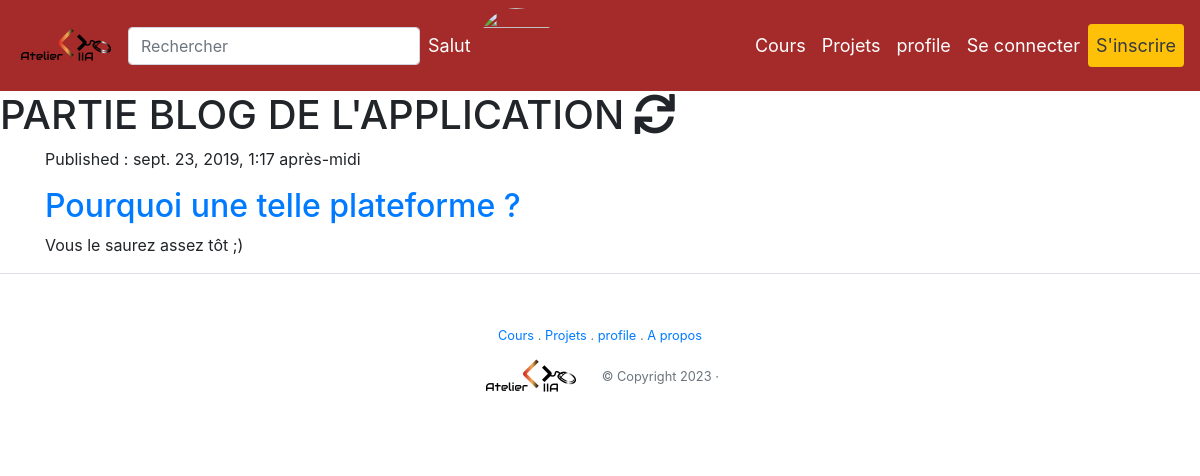
The page /blog/ on the database as committed earlier.
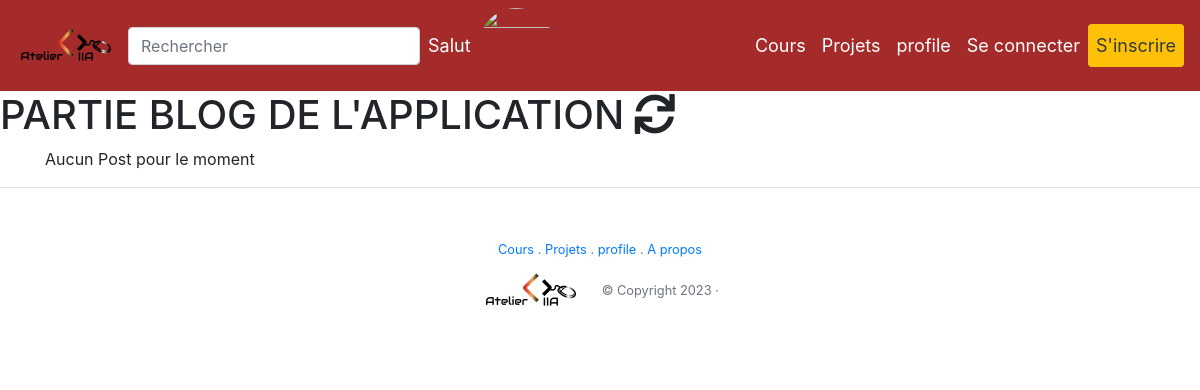
The same page on the database as committed later.
### blog/models.py (models this page shows, shortened)
class Post(models.Model):
	author = models.ForeignKey('auth.User',on_delete=models.CASCADE)
	title = models.CharField(max_length=200)
	text = models.TextField()
	created_date = models.DateTimeField(default=timezone.now)
	published_date = models.DateTimeField(blank=True,null=True)

### blog/views.py (the view)
# urls.py: path('',views.post_list_view,name='post_list'),
def post_list_view(request):
	posts= Post.objects.filter(published_date__lte=timezone.now()).order_by('-published_date')
	return render(request,'blog/posts_list.html',{'posts':posts})

### blog/templates/blog/posts_list.html (shortened to what this page needs)
{% extends "base.html" %}
	{% block content%}
	<h1>PARTIE BLOG DE L'APPLICATION <i class="fas fa-sync fa-spin"></i> </h1>
		<div class="container content">
			{% for i in posts%}
						<p>Published : {{i.published_date}}</p>
						<h2><a href="{% url 'post_detail' i.id%}">{{i.title}}</a></h2>
						<p>{{i.text}}</p>
				{% empty%}
				<p>Aucun Post pour le moment </p>
			{% endfor %%}
		</div>
{% endblock%}

Rows that differ between the two databases and show on the page:
removed Post: published_date "sept. 23, 2019, 1:17 après-midi", title "Pourquoi une telle plateforme ?", text "Vous le saurez assez tôt ;)"
Other text that changed with them:
text now shown: "Aucun Post pour le moment"
